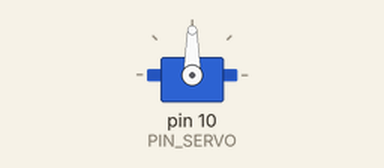
Bench run of a sketch on a simulated Arduino Uno, built with avr-gcc and run on an emulated ATmega328P. Shown: servo.

Above: at 1.05 s.
At 2.05 s:
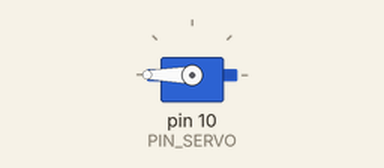
At 3.1 s:
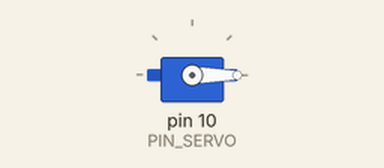
Timing chart, 0 to 5.9 s (numbered marks = the images above):
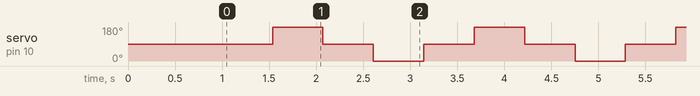

The sketch:

10_example_1.ino
```cpp
#include <Servo.h>
#define PIN_SERVO 10
#define DELAY 536
Servo myservo;

void setup() {
  myservo.attach(PIN_SERVO);
  delay(1000);
}

void loop() {
    // add code here.
    myservo.write(90);
    delay(DELAY);
    myservo.write(180);
    delay(DELAY);
    myservo.write(90);
    delay(DELAY);
    myservo.write(0);
    delay(DELAY);
}
```

Measured:
- by itself, servo on pin 10 (PIN_SERVO): repeats every 2.1 s: 90° 0.54 s, 0° 0.54 s, 90° 0.54 s, 180° 0.54 s
